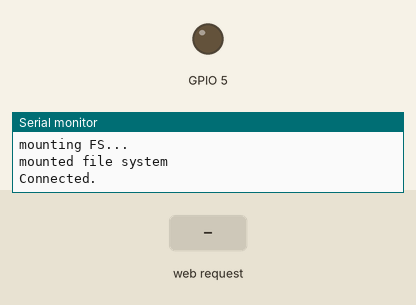
Bench run of a program on a simulated ESP8266 (NodeMCU). On the bench: output pins drawn as LEDs (lit = HIGH), the last lines printed to the serial monitor. Inputs (shaded band) come from the test bench. WiFi joins after 1.5 s; servers stay silent unless stated; storage starts empty.

Above: at 2.7 s.
2.8 s: HTTP request GET /output/on received
At 4.0 s:
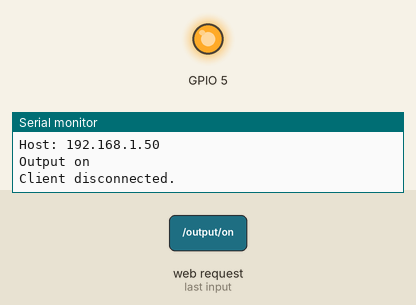
5.8 s: HTTP request GET /output/off received
At 6.3 s:
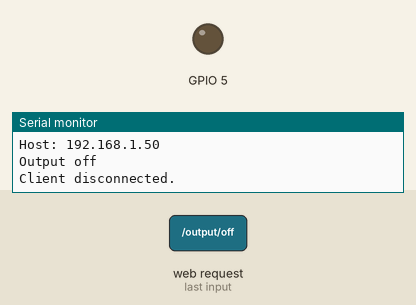
Timing chart, 0 to 8.8 s (numbered marks = the images above; inputs shaded):
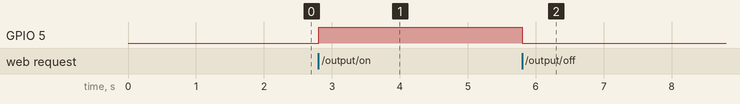

The program:

main.cpp
```cpp
/*********
  Rui Santos
  Complete project details at http://randomnerdtutorials.com
*********/

#include <FS.h> //this needs to be first, or it all crashes and burns...
#include <ESP8266WiFi.h>
#include <DNSServer.h>
#include <ESP8266WebServer.h>
#include <WiFiManager.h>          // https://github.com/tzapu/WiFiManager
#include <ArduinoJson.h>          // https://github.com/bblanchon/ArduinoJson

// Set web server ESTE NO
WiFiServer server(80);

// Variable to ESTE NO
String header;

// Auxiliar variablesESTE NO
String outputState = "off";

// Assign output variables to GPIO pins
char output[2] = "5";

//flag for saving data
bool shouldSaveConfig = false;

//callback notifying us of the need to save config
void saveConfigCallback () {
  Serial.println("Should save config");
  shouldSaveConfig = true;
}

void setup() {
  Serial.begin(115200);

  //clean FS, for testing
  SPIFFS.format();

  //read configuration from FS json
  Serial.println("mounting FS...");

  if (SPIFFS.begin()) {
    Serial.println("mounted file system");
    if (SPIFFS.exists("/config.json")) {
      //file exists, reading and loading
      Serial.println("reading config file");
      File configFile = SPIFFS.open("/config.json", "r");
      if (configFile) {
        Serial.println("opened config file");
        size_t size = configFile.size();
        // Allocate a buffer to store contents of the file.
        std::unique_ptr<char[]> buf(new char[size]);

        configFile.readBytes(buf.get(), size);
        DynamicJsonBuffer jsonBuffer;
        JsonObject& json = jsonBuffer.parseObject(buf.get());
        json.printTo(Serial);
        if (json.success()) {
          Serial.println("\nparsed json");
          strcpy(output, json["output"]);
        } else {
          Serial.println("failed to load json config");
        }
      }
    }
  } else {
    Serial.println("failed to mount FS");
  }
  //end read

  WiFiManagerParameter custom_output("output", "output", output, 2);

  // WiFiManager
  // Local intialization. Once its business is done, there is no need to keep it around
  WiFiManager wifiManager;

  //set config save notify callback
  wifiManager.setSaveConfigCallback(saveConfigCallback);

  // set custom ip for portal
  //wifiManager.setAPConfig(IPAddress(10,0,1,1), IPAddress(10,0,1,1), IPAddress(255,255,255,0));

  //add all your parameters here
  wifiManager.addParameter(&custom_output);

  // Uncomment and run it once, if you want to erase all the stored information
  //wifiManager.resetSettings();

  //set minimu quality of signal so it ignores AP's under that quality
  //defaults to 8%
  //wifiManager.setMinimumSignalQuality();

  //sets timeout until configuration portal gets turned off
  //useful to make it all retry or go to sleep
  //in seconds
  //wifiManager.setTimeout(120);

  // fetches ssid and pass from eeprom and tries to connect
  // if it does not connect it starts an access point with the specified name
  // here  "AutoConnectAP"
  // and goes into a blocking loop awaiting configuration
  wifiManager.autoConnect("AutoConnectAP");
  // or use this for auto generated name ESP + ChipID
  //wifiManager.autoConnect();

  // if you get here you have connected to the WiFi
  Serial.println("Connected.");

  strcpy(output, custom_output.getValue());

  //save the custom parameters to FS
  if (shouldSaveConfig) {
    Serial.println("saving config");
    DynamicJsonBuffer jsonBuffer;
    JsonObject& json = jsonBuffer.createObject();
    json["output"] = output;

    File configFile = SPIFFS.open("/config.json", "w");
    if (!configFile) {
      Serial.println("failed to open config file for writing");
    }

    json.printTo(Serial);
    json.printTo(configFile);
    configFile.close();
    //end save
  }

  // Initialize the output variables as outputs
  pinMode(atoi(output), OUTPUT);
  // Set outputs to LOW
  digitalWrite(atoi(output), LOW);;

  server.begin();
}

void loop(){
  WiFiClient client = server.available();   // Listen for incoming clients

  if (client) {                             // If a new client connects,
    Serial.println("New Client.");          // print a message out in the serial port
    String currentLine = "";                // make a String to hold incoming data from the client
    while (client.connected()) {            // loop while the client's connected
      if (client.available()) {             // if there's bytes to read from the client,
        char c = client.read();             // read a byte, then
        Serial.write(c);                    // print it out the serial monitor
        header += c;
        if (c == '\n') {                    // if the byte is a newline character
          // if the current line is blank, you got two newline characters in a row.
          // that's the end of the client HTTP request, so send a response:
          if (currentLine.length() == 0) {
            // HTTP headers always start with a response code (e.g. HTTP/1.1 200 OK)
            // and a content-type so the client knows what's coming, then a blank line:
            client.println("HTTP/1.1 200 OK");
            client.println("Content-type:text/html");
            client.println("Connection: close");
            client.println();

            // turns the GPIOs on and off
            if (header.indexOf("GET /output/on") >= 0) {
              Serial.println("Output on");
              outputState = "on";
              digitalWrite(atoi(output), HIGH);
            } else if (header.indexOf("GET /output/off") >= 0) {
              Serial.println("Output off");
              outputState = "off";
              digitalWrite(atoi(output), LOW);
            }

            // Display the HTML web page
            client.println("<!DOCTYPE html><html>");
            client.println("<head><meta name=\"viewport\" content=\"width=device-width, initial-scale=1\">");
            client.println("<link rel=\"icon\" href=\"data:,\">");
            // CSS to style the on/off buttons
            // Feel free to change the background-color and font-size attributes to fit your preferences
            client.println("<style>html { font-family: Helvetica; display: inline-block; margin: 0px auto; text-align: center;}");
            client.println(".button { background-color: #195B6A; border: none; color: white; padding: 16px 40px;");
            client.println("text-decoration: none; font-size: 30px; margin: 2px; cursor: pointer;}");
            client.println(".button2 {background-color: #77878A;}</style></head>");

            // Web Page Heading
            client.println("<body><h1>ESP8266 Web Server</h1>");

            // Display current state, and ON/OFF buttons for the defined GPIO
            client.println("<p>Output - State " + outputState + "</p>");
            // If the outputState is off, it displays the ON button
            if (outputState=="off") {
              client.println("<p><a href=\"/output/on\"><button class=\"button\">ON</button></a></p>");
            } else {
              client.println("<p><a href=\"/output/off\"><button class=\"button button2\">OFF</button></a></p>");
            }
            client.println("</body></html>");

            // The HTTP response ends with another blank line
            client.println();
            // Break out of the while loop
            break;
          } else { // if you got a newline, then clear currentLine
            currentLine = "";
          }
        } else if (c != '\r') {  // if you got anything else but a carriage return character,
          currentLine += c;      // add it to the end of the currentLine
        }
      }
    }
    // Clear the header variable
    header = "";
    // Close the connection
    client.stop();
    Serial.println("Client disconnected.");
    Serial.println("");
  }
}
```

Measured:
- after the input at 2.8 s, GPIO 5: LOW → HIGH at once
- after the input at 5.8 s, GPIO 5: HIGH → LOW at once
